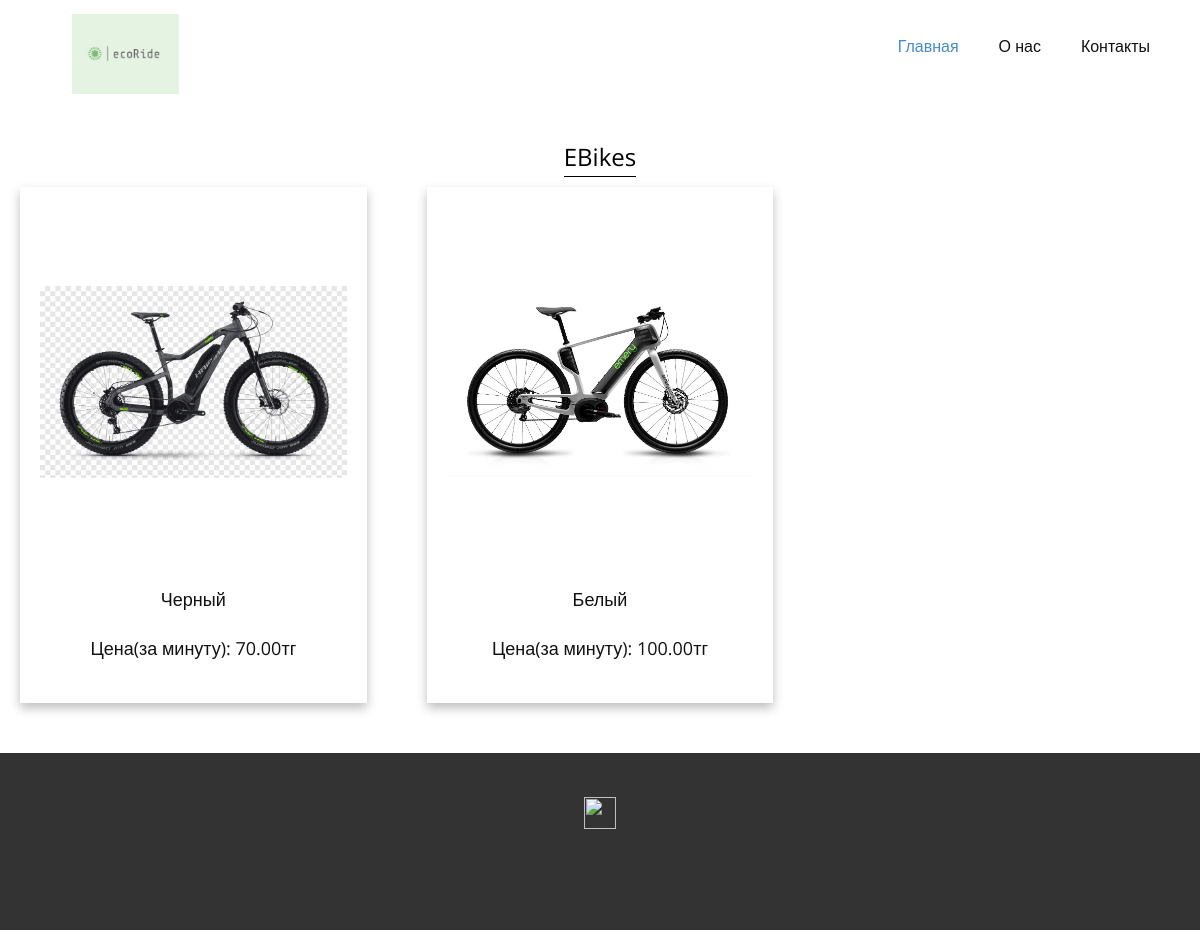
/clothing, run on the app's committed database.
### main/models.py (models this page shows, shortened)
class Clothing(models.Model):
    CLOTHING_CHOICES = [    ('Pants', 'Брюки'),    ('Jacket', 'Куртка'),    ('T-shirt', 'Футболка'),    ('Shirt', 'Рубашка'),    ('Jeans', 'Джинсы'),    ('Suit', 'Костюм'),    ('Sweater', 'Свитер'),    ('Blazer', 'Пиджак'),    ('Coat', 'Пальто'),    ('Shorts', 'Шорты'),           ('Hoodie', 'Худи'),    ('Sweatpants', 'Спортивные брюки'),    ('Sweatshirt', 'Свитшот'),    ('Vest', 'Жилет'),    ('Cardigan', 'Кардиган'),    ('Parka', 'Парка'),    ('Windbreaker', 'Ветровка'),    ('Polo shirt', 'Поло'),    ('Tank top', 'Майка без рукавов'),    ('Leather jacket', 'Кожаная куртка'),    ('Raincoat', 'Дождевик'),    ('Trench coat', 'Плащ'),    ('Swim trunks', 'Плавки'),    ('Joggers', 'Джоггеры')]
    COLOR_CHOICES = [
        ('Красный', 'Красный'),
        ('Синий', 'Синий'),
        ('Зеленый', 'Зеленый'),
        ('Желтый', 'Желтый'),
        ('Черный', 'Черный'),
        ('Белый', 'Белый'),
        ('Оранжевый', 'Оранжевый'),
        ('Фиолетовый', 'Фиолетовый'),
        ('Розовый', 'Розовый'),
        ('Коричневый', 'Коричневый'),
        ('Серый', 'Серый'),
        ('Золотой', 'Золотой'),
        ('Серебряный', 'Серебряный'),
        ('Бежевый', 'Бежевый'),
        ('Бирюзовый', 'Бирюзовый'),
    ]
    SIZE_CHOICES=[
         ('S(42-44)', 'S(42-44)'),
         ('M(44–46)', 'M(44–46)'),
        ('L(48–50)', 'L(48–50)'),
        ('XL(50–52)', 'XL(50–52)'),
        ('XXL(54–56)', 'XXL(54–56)'),
        ('XXXL(56–58)', 'XXXL(56–58)'),
    ]
    NO_STOCK = ('Нет в наличии', 'Нет в наличии')
    name = models.CharField(max_length=2550, choices=CLOTHING_CHOICES)
    image = models.ImageField(upload_to='test1/clothing')
    color = models.CharField(max_length=20, choices=COLOR_CHOICES)
    size = MultiSelectField(max_length=200,choices=SIZE_CHOICES + [NO_STOCK])
    price = models.DecimalField(max_digits=150, decimal_places=2)

### main/views.py (the view)
# urls.py: path('clothing', views.clothing, name='clothing'),
def clothing(request):
    clothing_list = Clothing.objects.all()
    filter_form = ClothingFilterForm(request.GET)
    if filter_form.is_valid():
        clothing_type = filter_form.cleaned_data['clothing_type']
        size = filter_form.cleaned_data['size']
        color = filter_form.cleaned_data['color']
        min_price = filter_form.cleaned_data['min_price']
        max_price = filter_form.cleaned_data['max_price']
        if clothing_type:
            clothing_list = clothing_list.filter(name__in=clothing_type)
        if size:
            selected_sizes = list(size)
            q = Q()
            for selected_size in selected_sizes:
                q |= Q(size__contains=selected_size)
            clothing_list = clothing_list.filter(q)
        if color:
            clothing_list = clothing_list.filter(color__in=color)
        if min_price:
            clothing_list = clothing_list.filter(price__gte=min_price)
        if max_price:
            clothing_list = clothing_list.filter(price__lte=max_price)
    return render(request, 'clothing.html', {'clothing_list': clothing_list, 'filter_form': filter_form})

### main/templates/clothing.html (shortened to what this page needs)
{% extends 'navbar.html' %}
{% block content %}
<div class="catalog">
  <a href="/clothing" class="lineqwer">EBikes</a>
</div>
{% for clothing in clothing_list %}
    {% if forloop.counter0|divisibleby:3 %}
        <div class="catalog-container">
            <div class="container">
    {% endif %}
                <div class="item">
                    <img class="clothing-image" src="{{ clothing.image.url }}" alt="{{ clothing.name }} image">
                    <p class="color">{{ clothing.color }}</p>
                    <p class="price">Цена(за минуту): {{ clothing.price }}тг</p>
                </div>
    {% if forloop.counter|divisibleby:3 or forloop.last %}
            </div>
        </div>
    {% endif %}
{% empty %}
    <div class="catalog-container">
        <div style="background-color: #ff6961; color: #fff; font-size: 20px; padding: 10px;text-align: center;">
            Извините, этого товара нет в каталоге.
        </div>
    </div>
{% endfor %}
<footer class="u-clearfix u-footer u-grey-80" id="sec-48ca"><div class="u-clearfix u-sheet u-sheet-1">
  <div class="u-align-left u-social-icons u-spacing-10 u-social-icons-1">
    <a class="u-social-url" title="instagram" target="_blank" href="https://www.instagram.com/mensroom.kz/"><span class="u-file-icon u-icon u-social-icon u-social-instagram u-text-white u-icon-1"><img src="/static/main/images/1384031.png" alt=""></span>
    </a>
  </div>
</div></footer>
<section class="u-backlink u-clearfix u-grey-80">
</section>
{% endblock %}

### main/static/main/css/catalog.css (style rules this page uses)
.container { display: flex; flex-wrap: wrap; max-width: 1500px; margin: 0 auto; padding: 0 20px; font-size: 16px; }
.item { width: calc(33.33% - 40px); margin-bottom: 50px; box-shadow: 0 5px 10px rgba(0, 0, 0, 0.259); padding: 20px; text-align: center; min-height: 200px; margin-right: 60px; box-sizing: border-box; }
.item:last-child { margin-right: 0; }
.item img.clothing-image { max-width: 100%; height: 350px; object-fit: contain; }
.catalog { display: flex; flex-wrap: wrap; justify-content: center; align-items: center; height: auto; }
.catalog a { margin: 10px; font-size: 24px; text-decoration: none; color: #000000; }
.lineqwer { border-bottom: 1px solid #000000; }
.catalog-container { opacity: 0; animation: fade-in 1.5s forwards; }

### data on the page
Clothing: image (picture), color "Черный", price "70.00"
Clothing: image (picture), color "Белый", price "100.00"
